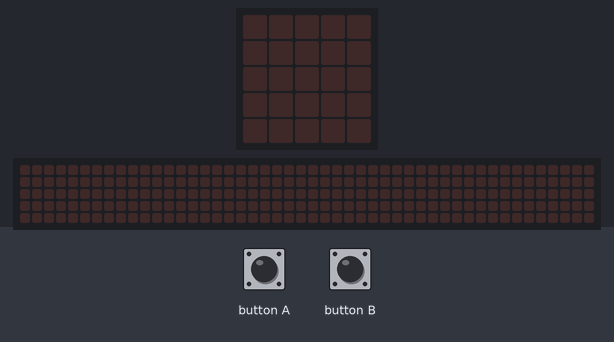
This program was run on a simulated BBC micro:bit (MakeCode). Shown: the board's 5×5 LED display, a strip that is not on the board, showing the scrolling text unrolled. The inputs (shaded band) are chosen by the test bench. Random numbers come from a fixed seed; the 48×5 strip is a reading aid, not a part: it shows the text the display is scrolling, unrolled, one strip-width of it at a time.

Above: at 1.2 s.
1.3 s: button B pressed for 0.15 s
At 1.8 s:
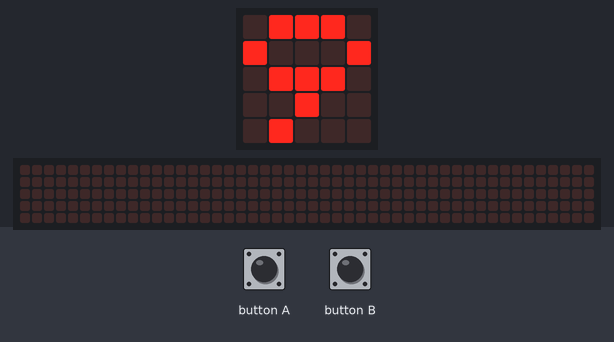
At 4.67 s:
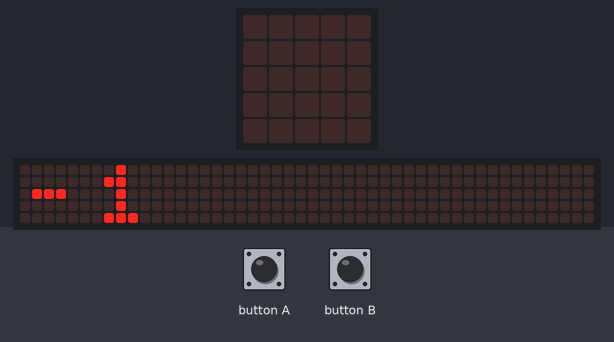
Timing chart, 0 to 6.2 s (numbered marks = the images above; inputs shaded):
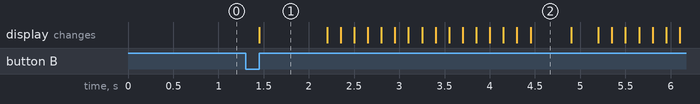

Measured:
- after the input at 1.3 s, the display: changes after 0.15 s (image 1)
- what the display in image 1 shows lasts 0.7 s, from 1.5 s to 2.2 s
- what the display in image 2 shows lasts 0.4 s, from 4.5 s to 4.9 s

The program:

main.ts
```typescript
input.onButtonPressed(Button.A, function () {
    basic.showNumber(randint(1, 6))
    basic.clearScreen()
})
input.onButtonPressed(Button.B, function () {
    basic.showNumber(9)
    while (true) {
        let the_number_before = 0
        basic.showNumber(the_number_before - 1)
    }
})
```

test.ts
```typescript
// 在這裡測試；當此封包作為擴充功能時，將不會編譯此內容。
```
